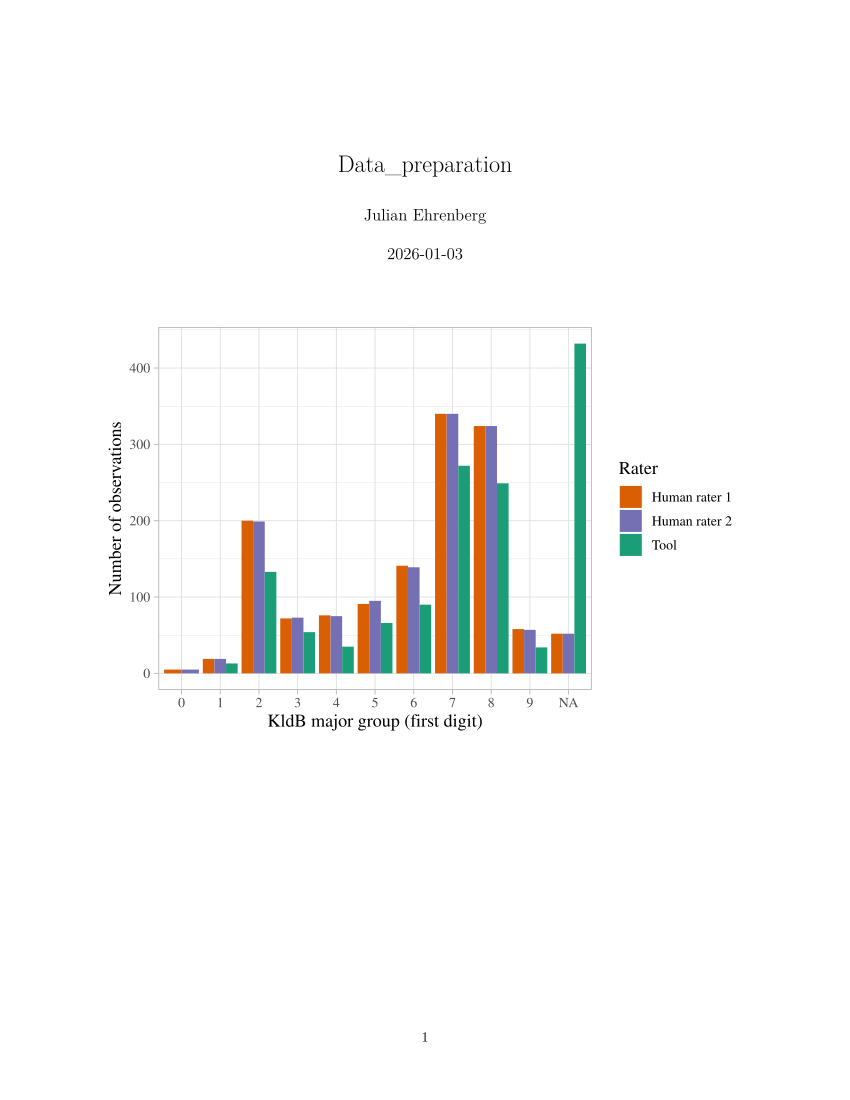

Write R code to recreate this figure.
## ----echo=FALSE, message=FALSE, warning=FALSE-----------------------------------------------------------------
# Load project configuration
source(here::here("config.R"), local = TRUE)

setwd(PROJECT_ROOT)

library(data.table)
library(stringr)
library(dplyr)
library(ggplot2)
library(tidyr)
library(cowplot)

knitr::opts_knit$set(root.dir = PROJECT_ROOT)
dir.create(file.path(PROJECT_ROOT, "img"), recursive = TRUE, showWarnings = FALSE)
knitr::opts_chunk$set(fig.path = "img/")

source(file.path(PROJECT_ROOT, "load_data_main.R"), local = TRUE)

out_dir <- file.path(PROJECT_ROOT, "img/data_descriptive_plots")

# Keep only variables needed for coding comparisons (tool, two raters, and Infas references)
data_basis <- resultOverviewCompact %>%
  dplyr::select(
    kldb_tool_vorlaufig,
    kldb_tool_mit_anfniveau,
    res1_kldb,
    res2_kldb,
    isco_tool_vorlaufig,
    isco_tool_mit_anfniveau,
    res1_isco,
    res2_isco,
    kldb_infas_num,
    kldb_infas_str,
    isco_infas_num,
    isco_infas_str
  ) %>%
  as.data.table()

# Treat code fields as text (flags and multiple codes can occur)
code_cols <- c(
  "kldb_tool_mit_anfniveau","isco_tool_mit_anfniveau",
  "kldb_tool_vorlaufig","isco_tool_vorlaufig",
  "res1_kldb","res2_kldb",
  "res1_isco","res2_isco"
)
data_basis[, (code_cols) := lapply(.SD, as.character), .SDcols = code_cols]

# Replace tool flags related to requirement level with the preliminary tool code
flag_anfn_not_nec <- "Anforderungsniveau nicht erforderlich / Default Code übernehmen"
flag_anfn_not_avl <- "Code liegt für gewähltes AnfNiveau nicht vor / manuell prüfen"

# Tool requirement-level flags:
# For KldB we fall back to the preliminary tool code for both flag types.
data_basis[trimws(kldb_tool_mit_anfniveau) %in% c(flag_anfn_not_nec, flag_anfn_not_avl),
           kldb_tool_mit_anfniveau := kldb_tool_vorlaufig]

# For ISCO we only fall back when the requirement level is not needed.
# If no ISCO code exists for the chosen requirement level, keep the flag (and it becomes NA later),
# because ISCO is more tightly linked to qualification/skill level.
data_basis[trimws(isco_tool_mit_anfniveau) == flag_anfn_not_nec,
           isco_tool_mit_anfniveau := isco_tool_vorlaufig]


# Extract a single major group (1st digit) per field
# If multiple candidate codes exist, pick one at random among valid codes (seeded for reproducibility)
random_1st_digit <- function(x, target_length) {
  sapply(as.character(x), function(s) {
    if (is.na(s) || trimws(s) == "") return(NA_character_)

    parts <- unlist(strsplit(s, "\\s*,\\s*|\\s*;\\s*"))
    parts <- trimws(parts)
    parts <- parts[parts != ""]

    parts <- grep("^-?[0-9]+$", parts, value = TRUE)
    parts <- parts[!grepl("^-", parts)]

    if (length(parts) == 0) return(NA_character_)

    parts <- vapply(parts, function(p) {
      if (nchar(p) == target_length - 1) paste0("0", p) else p
    }, FUN.VALUE = character(1))

    valid_codes <- parts[nchar(parts) == target_length]
    if (length(valid_codes) == 0) return(NA_character_)

    chosen_code <- sample(valid_codes, 1)
    substr(chosen_code, 1, 1)
  }, USE.NAMES = FALSE)
}

# Major groups for KldB (5-digit codes)
set.seed(123)
data_basis[, c("kldb_tool_1st", "res1_kldb_1st", "res2_kldb_1st") :=
             lapply(.SD, random_1st_digit, target_length = 5),
           .SDcols = c("kldb_tool_mit_anfniveau", "res1_kldb", "res2_kldb")]

# Major groups for ISCO (4-digit codes)
set.seed(456)
data_basis[, c("isco_tool_1st", "res1_isco_1st", "res2_isco_1st") :=
             lapply(.SD, random_1st_digit, target_length = 4),
           .SDcols = c("isco_tool_mit_anfniveau", "res1_isco", "res2_isco")]

# Standardise missing values and drop rows with no information in any selected field
all_cols <- names(data_basis)
data_basis[, (all_cols) := lapply(.SD, as.character), .SDcols = all_cols]

for (col in names(data_basis)) {
  data_basis[get(col) == "" | get(col) == "NA", (col) := NA_character_]
}

char_cols <- names(data_basis)[sapply(data_basis, is.character)]
data_basis[, (char_cols) := lapply(.SD, function(x) {
  x <- trimws(x)
  ifelse(x == "" | x == "NA", NA_character_, x)
}), .SDcols = char_cols]

data_basis <- data_basis[rowSums(!is.na(data_basis)) > 0]

# Add stable identifier for downstream linking
data_basis$item_id <- seq_len(nrow(data_basis))

# Color scheme: dark blue for matches, dark red for mismatches
agreement_palette <- c("match" = "darkblue", "mismatch" = "darkred")

# Plot distributions of major groups by source (KldB)
kldb_long <- data_basis %>%
  dplyr::select(kldb_tool_1st, res1_kldb_1st, res2_kldb_1st) %>%
  pivot_longer(cols = everything(), names_to = "source", values_to = "major_group") %>%
  mutate(
    major_group = ifelse(is.na(major_group), "NA", major_group),
    source = factor(source,
                    levels = c("res1_kldb_1st", "res2_kldb_1st", "kldb_tool_1st"),
                    labels = c("Human rater 1", "Human rater 2", "Tool"))
  )

p_kldb_dist <- ggplot(kldb_long, aes(x = major_group, fill = source)) +
  geom_bar(position = "dodge") +
  scale_fill_manual(values = c("Human rater 1" = "#d95f02", "Human rater 2" = "#7570b3", "Tool" = "#1b9e77")) +
  labs(
    title = "",
    x = "KldB major group (first digit)",
    y = "Number of observations",
    fill = "Rater"
  ) +
  theme_light(base_size = 13, base_family = "Times")

ggsave(file.path(out_dir, "kldb_major_group_distribution.png"), p_kldb_dist, width = 9, height = 5, dpi = 600)
print(p_kldb_dist)

# Plot distributions of major groups by source (ISCO)
isco_long <- data_basis %>%
  dplyr::select(isco_tool_1st, res1_isco_1st, res2_isco_1st) %>%
  pivot_longer(cols = everything(), names_to = "source", values_to = "major_group") %>%
  mutate(
    major_group = ifelse(is.na(major_group), "NA", major_group),
    source = factor(source,
                    levels = c("res1_isco_1st", "res2_isco_1st", "isco_tool_1st"),
                    labels = c("Human rater 1", "Human rater 2", "Tool"))
  )

p_isco_dist <- ggplot(isco_long, aes(x = major_group, fill = source)) +
  geom_bar(position = "dodge") +
  scale_fill_manual(values = c("Human rater 1" = "#d95f02", "Human rater 2" = "#7570b3", "Tool" = "#1b9e77")) +
  labs(
    title = "",
    x = "ISCO major group (first digit)",
    y = "Number of observations",
    fill = "Rater" 
  ) +
  theme_light(base_size = 13, base_family = "Times") 
ggsave(file.path(out_dir, "isco_major_group_distribution.png"), p_isco_dist, width = 9, height = 5, dpi = 600)
print(p_isco_dist)
# Helper to compute pairwise agreement (counts + mismatch percentage), using complete cases for that pair
pair_agreement <- function(df, a, b, label) {
  df %>%
    filter(!is.na(.data[[a]]), !is.na(.data[[b]])) %>%
    summarise(
      match = sum(.data[[a]] == .data[[b]]),
      mismatch = sum(.data[[a]] != .data[[b]]),
      total = n()
    ) %>%
    mutate(
      mismatch_pct = ifelse(total > 0, 100 * mismatch / total, NA_real_),
      pair = label
    )
}

# Pairwise agreement for KldB
kldb_pairs <- bind_rows(
  pair_agreement(data_basis, "kldb_tool_1st", "res1_kldb_1st", "Tool vs Human 1"),
  pair_agreement(data_basis, "kldb_tool_1st", "res2_kldb_1st", "Tool vs Human 2"),
  pair_agreement(data_basis, "res1_kldb_1st", "res2_kldb_1st", "Human 1 vs Human 2")
)


kldb_pair_labels <- kldb_pairs %>%
  mutate(
    match_pct = 100 - mismatch_pct,
    label_match = paste0(round(match_pct, 1), "% match"),
    label_mismatch = paste0(round(mismatch_pct, 1), "% mismatch"),
    y_match = mismatch + match / 2,
    y_mismatch = dplyr::case_when(
      mismatch == 0 ~ NA_real_,
      mismatch / total < 0.05 ~ 0.9 * mismatch,  # tiny red: place near top of red
      TRUE ~ mismatch / 2                        # otherwise: center of red
    )
  ) %>%
  dplyr::select(pair, y_match, y_mismatch, label_match, label_mismatch) %>%
  tidyr::pivot_longer(
    cols = c(y_match, y_mismatch, label_match, label_mismatch),
    names_to = c(".value", "status"),
    names_pattern = "(y|label)_(match|mismatch)"
  ) %>%
  mutate(status = factor(status, levels = c("mismatch", "match"))) %>%
  filter(!is.na(y))

# offset for one label to avoid overlap
kldb_pair_labels <- kldb_pair_labels %>%
  mutate(
    y = ifelse(pair == "Human 1 vs Human 2" & status == "mismatch", y + 40, y),
    pair_label = case_when(
      pair == "Tool vs Human 1" ~ "Tool vs Human 1",
      pair == "Tool vs Human 2" ~ "Tool vs Human 2",
      pair == "Human 1 vs Human 2" ~ "Human 1 vs Human 2",
      TRUE ~ pair
    )
  )


kldb_pairs_long <- kldb_pairs %>%
  dplyr::select(pair, match, mismatch) %>%
  pivot_longer(cols = c(match, mismatch), names_to = "status", values_to = "count") %>%
  mutate(
    status = factor(status, levels = c("mismatch", "match")),
    pair_label = case_when(
      pair == "Tool vs Human 1" ~ "Tool vs Human 1",
      pair == "Tool vs Human 2" ~ "Tool vs Human 2",
      pair == "Human 1 vs Human 2" ~ "Human 1 vs Human 2",
      TRUE ~ pair
    )
  )

# Prepare percentage data for pairwise
kldb_pairs_pct <- kldb_pairs_long %>%
  left_join(kldb_pairs %>% select(pair, total), by = "pair") %>%
  group_by(pair) %>%
  mutate(
    pct = 100 * count / total,
    pair_label_with_n = case_when(
      pair == "Tool vs Human 1" ~ paste0("Tool vs Human 1\n(n=", total[1], ")"),
      pair == "Tool vs Human 2" ~ paste0("Tool vs Human 2\n(n=", total[1], ")"),
      pair == "Human 1 vs Human 2" ~ paste0("Human 1 vs Human 2\n(n=", total[1], ")"),
      TRUE ~ paste0(pair, "\n(n=", total[1], ")")
    ),
    pair_label = case_when(
      pair == "Tool vs Human 1" ~ "Tool vs Human 1",
      pair == "Tool vs Human 2" ~ "Tool vs Human 2",
      pair == "Human 1 vs Human 2" ~ "Human 1 vs Human 2",
      TRUE ~ pair
    )
  ) %>%
  ungroup()

p_kldb_pairs <- ggplot(kldb_pairs_long, aes(x = pair_label, y = count, fill = status)) +
  geom_col(position = position_stack(reverse = TRUE)) +
  geom_text(
    data = kldb_pair_labels,
    aes(x = pair_label, y = y, label = label),
    inherit.aes = FALSE,
    size = 3,
    color = "white"
  ) +
  scale_fill_manual(values = agreement_palette, breaks = c("match", "mismatch")) +
  labs(
    title = "KldB: Pairwise agreement on the first digit",
    x = NULL,
    y = "Number of observations",
    fill = NULL
  ) +
  theme_light(base_size = 13, base_family = "Times")

# Percentage version for combined plot
p_kldb_pairs_pct <- ggplot(kldb_pairs_pct, aes(x = pair_label_with_n, y = pct, fill = status)) +
  geom_col(position = position_stack(reverse = TRUE)) +
  scale_fill_manual(values = agreement_palette, breaks = c("match", "mismatch")) +
  labs(
    title = "KldB: Pairwise agreement",
    x = NULL,
    y = "Percentage",
    fill = NULL
  ) +
  theme_light(base_size = 11, base_family = "Times") +
  theme(legend.position = "none", axis.text.x = element_text(size = 12)) +
  ylim(0, 100)

ggsave(file.path(out_dir, "kldb_pairwise_agreement.png"), p_kldb_pairs, width = 9, height = 5, dpi = 600)
print(p_kldb_pairs)
# Three-way agreement for KldB (complete cases across all three sources)
kldb_tri <- data_basis %>%
  filter(!is.na(kldb_tool_1st), !is.na(res1_kldb_1st), !is.na(res2_kldb_1st)) %>%
  transmute(all_three_match = (kldb_tool_1st == res1_kldb_1st) & (res1_kldb_1st == res2_kldb_1st)) %>%
  summarise(
    match = sum(all_three_match),
    mismatch = sum(!all_three_match),
    total = n()
  ) %>%
  mutate(mismatch_pct = ifelse(total > 0, 100 * mismatch / total, NA_real_))

kldb_tri_long <- kldb_tri %>%
  pivot_longer(cols = c(match, mismatch), names_to = "status", values_to = "count") %>%
  mutate(
  status = factor(status, levels = c("match", "mismatch")),
  status_label = factor(ifelse(status == "match", "Match", "Mismatch"), levels = c("Match", "Mismatch")),
  match_pct = 100 - mismatch_pct,
  label = ifelse(
    status == "match",
    paste0(round(match_pct, 1), "% match"),
    paste0(round(mismatch_pct, 1), "% mismatch")
  ),
  pct = ifelse(status == "match", match_pct, mismatch_pct)
)

p_kldb_tri <- ggplot(kldb_tri_long, aes(x = status_label, y = count, fill = status)) +
  geom_col() +
  geom_text(aes(label = label), position = position_stack(vjust = 0.5), size = 3, color = "white") +
  scale_fill_manual(values = agreement_palette) +
  labs(
    title = "KldB: Agreement across all three sources on the first digit",
    x = NULL,
    y = "Number of observations",
    fill = NULL
  ) +
  theme_light(base_size = 13, base_family = "Times")

# Percentage version for combined plot
kldb_tri_n <- kldb_tri$total[1]
p_kldb_tri_pct <- ggplot(kldb_tri_long, aes(x = status_label, y = pct, fill = status)) +
  geom_col() +
  scale_fill_manual(values = agreement_palette) +
  labs(
    title = paste0("KldB: Three-way agreement (n=", kldb_tri_n, ")"),
    x = NULL,
    y = "Percentage",
    fill = NULL
  ) +
  theme_light(base_size = 11, base_family = "Times") +
  theme(legend.position = "none", 
        plot.title = element_text(size = 14),
        axis.text.x = element_text(size = 12)) +
  ylim(0, 100)

ggsave(file.path(out_dir, "kldb_three_way_agreement.png"), p_kldb_tri, width = 7, height = 5, dpi = 600)
print(p_kldb_tri)
# Pairwise agreement for ISCO
isco_pairs <- bind_rows(
  pair_agreement(data_basis, "isco_tool_1st", "res1_isco_1st", "Tool vs Human 1"),
  pair_agreement(data_basis, "isco_tool_1st", "res2_isco_1st", "Tool vs Human 2"),
  pair_agreement(data_basis, "res1_isco_1st", "res2_isco_1st", "Human 1 vs Human 2")
)

isco_pairs_long <- isco_pairs %>%
  dplyr::select(pair, match, mismatch, total, mismatch_pct) %>%
  pivot_longer(cols = c(match, mismatch), names_to = "status", values_to = "count") %>%
  mutate(
  status = factor(status, levels = c("match", "mismatch")),
  match_pct = 100 - mismatch_pct,
  label = ifelse(
    status == "match",
    paste0(round(match_pct, 1), "% match"),
    paste0(round(mismatch_pct, 1), "% mismatch")
  ),
  pair_label = case_when(
    pair == "Tool vs Human 1" ~ "Tool vs Human 1",
    pair == "Tool vs Human 2" ~ "Tool vs Human 2",
    pair == "Human 1 vs Human 2" ~ "Human 1 vs Human 2",
    TRUE ~ pair
  )
)

# Prepare percentage data for pairwise
isco_pairs_pct <- isco_pairs_long %>%
  group_by(pair) %>%
  mutate(
    pct = 100 * count / total,
    pair_label_with_n = case_when(
      pair == "Tool vs Human 1" ~ paste0("Tool vs Human 1\n(n=", total[1], ")"),
      pair == "Tool vs Human 2" ~ paste0("Tool vs Human 2\n(n=", total[1], ")"),
      pair == "Human 1 vs Human 2" ~ paste0("Human 1 vs Human 2\n(n=", total[1], ")"),
      TRUE ~ paste0(pair, "\n(n=", total[1], ")")
    ),
    pair_label = case_when(
      pair == "Tool vs Human 1" ~ "Tool vs Human 1",
      pair == "Tool vs Human 2" ~ "Tool vs Human 2",
      pair == "Human 1 vs Human 2" ~ "Human 1 vs Human 2",
      TRUE ~ pair
    )
  ) %>%
  ungroup()

p_isco_pairs <- ggplot(isco_pairs_long, aes(x = pair_label, y = count, fill = status)) +
  geom_col(position = "stack") +
  geom_text(aes(label = label), position = position_stack(vjust = 0.5), size = 3, color = "white") +
  scale_fill_manual(values = agreement_palette) +
  labs(
    title = "ISCO: Pairwise agreement on the first digit",
    x = NULL,
    y = "Number of observations",
    fill = NULL
  ) +
  theme_light(base_size = 13, base_family = "Times")

# Percentage version for combined plot
p_isco_pairs_pct <- ggplot(isco_pairs_pct, aes(x = pair_label_with_n, y = pct, fill = status)) +
  geom_col(position = "stack") +
  scale_fill_manual(values = agreement_palette) +
  labs(
    title = "ISCO: Pairwise agreement",
    x = NULL,
    y = "Percentage",
    fill = NULL
  ) +
  theme_light(base_size = 11, base_family = "Times") +
  theme(legend.position = "none", axis.text.x = element_text(size = 12)) +
  ylim(0, 100)

ggsave(file.path(out_dir, "isco_pairwise_agreement.png"), p_isco_pairs, width = 9, height = 5, dpi = 600)
print(p_isco_pairs)
# Three-way agreement for ISCO (complete cases across all three sources)
isco_tri <- data_basis %>%
  filter(!is.na(isco_tool_1st), !is.na(res1_isco_1st), !is.na(res2_isco_1st)) %>%
  transmute(all_three_match = (isco_tool_1st == res1_isco_1st) & (res1_isco_1st == res2_isco_1st)) %>%
  summarise(
    match = sum(all_three_match),
    mismatch = sum(!all_three_match),
    total = n()
  ) %>%
  mutate(mismatch_pct = ifelse(total > 0, 100 * mismatch / total, NA_real_))

isco_tri_long <- isco_tri %>%
  pivot_longer(cols = c(match, mismatch), names_to = "status", values_to = "count") %>%
  mutate(
    status = factor(status, levels = c("match", "mismatch")),
    status_label = factor(ifelse(status == "match", "Match", "Mismatch"), levels = c("Match", "Mismatch")),
    match_pct = 100 - mismatch_pct,
    label = ifelse(
      status == "match",
      paste0(round(match_pct, 1), "% match"),
      paste0(round(mismatch_pct, 1), "% mismatch")
    ),
    pct = ifelse(status == "match", match_pct, mismatch_pct)
  )

p_isco_tri <- ggplot(isco_tri_long, aes(x = status_label, y = count, fill = status)) +
  geom_col() +
  geom_text(aes(label = label),
            position = position_stack(vjust = 0.5),
            size = 3, color = "white") +
  scale_fill_manual(values = agreement_palette, breaks = c("match", "mismatch")) +
  labs(
    title = "ISCO: Agreement across all three sources on the first digit",
    x = NULL, y = "Number of observations", fill = NULL
  ) +
  theme_light(base_size = 13, base_family = "Times")

# Percentage version for combined plot
isco_tri_n <- isco_tri$total[1]
p_isco_tri_pct <- ggplot(isco_tri_long, aes(x = status_label, y = pct, fill = status)) +
  geom_col() +
  scale_fill_manual(values = agreement_palette, breaks = c("match", "mismatch")) +
  labs(
    title = paste0("ISCO: Three-way agreement (n=", isco_tri_n, ")"),
    x = NULL, 
    y = "Percentage", 
    fill = NULL
  ) +
  theme_light(base_size = 11, base_family = "Times") +
  theme(legend.position = "none", 
        plot.title = element_text(size = 14),
        axis.text.x = element_text(size = 12)) +
  ylim(0, 100)

ggsave(file.path(out_dir, "isco_three_way_agreement.png"), p_isco_tri, width = 7, height = 5, dpi = 600)
print(p_isco_tri)
# Combined plot with all four plots
# Create legend plot (only once, positioned on the right)
legend_data <- data.frame(
  x = 1:2, 
  y = 1:2, 
  status = factor(c("match", "mismatch"), levels = c("match", "mismatch"))
)

legend_plot <- ggplot(legend_data, aes(x = x, y = y, fill = status)) +
  geom_col() +
  scale_fill_manual(values = agreement_palette, breaks = c("match", "mismatch"),
                    labels = c("Match", "Mismatch"), name = NULL) +
  theme_void() +
  theme(legend.position = "right",
        legend.text = element_text(size = 11, family = "Times"),
        legend.key.size = unit(0.8, "cm"))

# Extract legend
legend_grob <- cowplot::get_legend(legend_plot)

# Create combined plot
# Top row: ISCO (left: pairwise, right: three-way)
# Bottom row: KLDB (left: pairwise, right: three-way)
p_combined <- cowplot::plot_grid(
  p_isco_pairs_pct,
  p_isco_tri_pct,
  p_kldb_pairs_pct,
  p_kldb_tri_pct,
  ncol = 2,
  nrow = 2,
  align = "hv",
  axis = "tblr"
)

# Add legend on the right side
p_combined_with_legend <- cowplot::plot_grid(
  p_combined,
  legend_grob,
  ncol = 2,
  rel_widths = c(1, 0.15)
)

ggsave(file.path(out_dir, "combined_agreement_plots.png"), p_combined_with_legend, 
       width = 14, height = 10, dpi = 600)
print(p_combined_with_legend)

kldb_pairs
isco_pairs
kldb_tri
isco_tri
head(data_basis)
